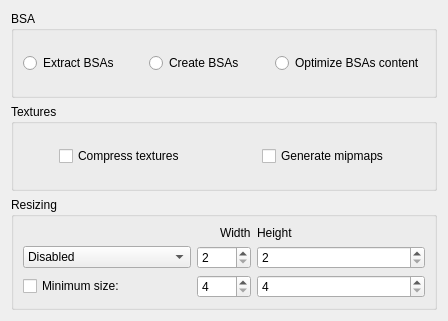
<?xml version="1.0" encoding="UTF-8"?>
<ui version="4.0">
 <class>IntermediateModeModule</class>
 <widget class="QWidget" name="IntermediateModeModule">
  <property name="geometry">
   <rect>
    <x>0</x>
    <y>0</y>
    <width>448</width>
    <height>321</height>
   </rect>
  </property>
  <property name="windowTitle">
   <string>Form</string>
  </property>
  <layout class="QVBoxLayout" name="verticalLayout">
   <item>
    <widget class="QGroupBox" name="BSAGroupBox">
     <property name="title">
      <string>BSA</string>
     </property>
     <layout class="QHBoxLayout" name="horizontalLayout">
      <item>
       <widget class="QRadioButton" name="BSAExtract">
        <property name="cursor">
         <cursorShape>WhatsThisCursor</cursorShape>
        </property>
        <property name="toolTip">
         <string>&lt;html&gt;&lt;head/&gt;&lt;body&gt;&lt;p&gt;Extracts all BSAs&lt;/p&gt;&lt;p&gt;&lt;br/&gt;Note: loose files are not overwritten by files in BSAs&lt;/p&gt;&lt;/body&gt;&lt;/html&gt;</string>
        </property>
        <property name="text">
         <string>Extract BSAs</string>
        </property>
       </widget>
      </item>
      <item>
       <widget class="QRadioButton" name="BSACreate">
        <property name="cursor">
         <cursorShape>WhatsThisCursor</cursorShape>
        </property>
        <property name="toolTip">
         <string>&lt;html&gt;&lt;head/&gt;&lt;body&gt;&lt;p&gt;Packs all loose files into BSAs&lt;/p&gt;&lt;/body&gt;&lt;/html&gt;</string>
        </property>
        <property name="text">
         <string>Create BSAs</string>
        </property>
       </widget>
      </item>
      <item>
       <widget class="QRadioButton" name="BSAProcessContent">
        <property name="cursor">
         <cursorShape>WhatsThisCursor</cursorShape>
        </property>
        <property name="toolTip">
         <string>&lt;html&gt;&lt;head/&gt;&lt;body&gt;&lt;p&gt;Directly optimize BSA content in memory, instead of extracting, processing and repacking. This is the recommended way to optimize files in BSAs&lt;/p&gt;&lt;/body&gt;&lt;/html&gt;</string>
        </property>
        <property name="text">
         <string>Optimize BSAs content</string>
        </property>
       </widget>
      </item>
     </layout>
    </widget>
   </item>
   <item>
    <widget class="QGroupBox" name="TexturesGroupBox">
     <property name="title">
      <string>Textures</string>
     </property>
     <layout class="QHBoxLayout" name="horizontalLayout_2">
      <item alignment="Qt::AlignHCenter">
       <widget class="QCheckBox" name="TexturesCompress">
        <property name="cursor">
         <cursorShape>WhatsThisCursor</cursorShape>
        </property>
        <property name="toolTip">
         <string>&lt;html&gt;&lt;head/&gt;&lt;body&gt;&lt;p&gt;Compresses uncompressed textures to the configured output format. It is recommended for SSE and FO4, but may highly decrease quality for other games.&lt;/p&gt;&lt;/body&gt;&lt;/html&gt;</string>
        </property>
        <property name="text">
         <string>Compress textures</string>
        </property>
       </widget>
      </item>
      <item alignment="Qt::AlignHCenter">
       <widget class="QCheckBox" name="TexturesMipmaps">
        <property name="cursor">
         <cursorShape>WhatsThisCursor</cursorShape>
        </property>
        <property name="toolTip">
         <string>&lt;html&gt;&lt;head/&gt;&lt;body&gt;&lt;p&gt;Generates mipmaps for textures, improving the performance at the cost of higher disk and vram usage.&lt;/p&gt;&lt;/body&gt;&lt;/html&gt;</string>
        </property>
        <property name="text">
         <string>Generate mipmaps</string>
        </property>
       </widget>
      </item>
     </layout>
    </widget>
   </item>
   <item>
    <widget class="QGroupBox" name="TexturesResizingGroupBox">
     <property name="toolTip">
      <string>&lt;html&gt;&lt;head/&gt;&lt;body&gt;&lt;p&gt;Resizes texture dimensions to the given sizes. Must result in texture dimensions expressed in powers of two, no less than 4x4.&lt;/p&gt;&lt;/body&gt;&lt;/html&gt;</string>
     </property>
     <property name="title">
      <string>Resizing</string>
     </property>
     <property name="checkable">
      <bool>false</bool>
     </property>
     <property name="checked">
      <bool>false</bool>
     </property>
     <layout class="QGridLayout" name="gridLayout">
      <item row="1" column="2" colspan="2">
       <widget class="QSpinBox" name="TexturesResizingWidth">
        <property name="sizePolicy">
         <sizepolicy hsizetype="MinimumExpanding" vsizetype="Fixed">
          <horstretch>0</horstretch>
          <verstretch>0</verstretch>
         </sizepolicy>
        </property>
        <property name="minimum">
         <number>2</number>
        </property>
        <property name="maximum">
         <number>4096</number>
        </property>
        <property name="singleStep">
         <number>2</number>
        </property>
       </widget>
      </item>
      <item row="2" column="2" colspan="2">
       <widget class="QSpinBox" name="TexturesResizingMinimumWidth">
        <property name="sizePolicy">
         <sizepolicy hsizetype="MinimumExpanding" vsizetype="Fixed">
          <horstretch>0</horstretch>
          <verstretch>0</verstretch>
         </sizepolicy>
        </property>
        <property name="minimum">
         <number>4</number>
        </property>
        <property name="maximum">
         <number>4096</number>
        </property>
       </widget>
      </item>
      <item row="0" column="5">
       <widget class="QLabel" name="label_16">
        <property name="sizePolicy">
         <sizepolicy hsizetype="Maximum" vsizetype="Maximum">
          <horstretch>0</horstretch>
          <verstretch>0</verstretch>
         </sizepolicy>
        </property>
        <property name="text">
         <string>Height</string>
        </property>
       </widget>
      </item>
      <item row="0" column="3">
       <widget class="QLabel" name="label_15">
        <property name="sizePolicy">
         <sizepolicy hsizetype="Maximum" vsizetype="Maximum">
          <horstretch>0</horstretch>
          <verstretch>0</verstretch>
         </sizepolicy>
        </property>
        <property name="text">
         <string>Width</string>
        </property>
       </widget>
      </item>
      <item row="1" column="5">
       <widget class="QSpinBox" name="TexturesResizingHeight">
        <property name="sizePolicy">
         <sizepolicy hsizetype="MinimumExpanding" vsizetype="Fixed">
          <horstretch>0</horstretch>
          <verstretch>0</verstretch>
         </sizepolicy>
        </property>
        <property name="minimum">
         <number>2</number>
        </property>
        <property name="maximum">
         <number>4096</number>
        </property>
        <property name="singleStep">
         <number>2</number>
        </property>
       </widget>
      </item>
      <item row="2" column="5">
       <widget class="QSpinBox" name="TexturesResizingMinimumHeight">
        <property name="sizePolicy">
         <sizepolicy hsizetype="MinimumExpanding" vsizetype="Fixed">
          <horstretch>0</horstretch>
          <verstretch>0</verstretch>
         </sizepolicy>
        </property>
        <property name="minimum">
         <number>4</number>
        </property>
        <property name="maximum">
         <number>4096</number>
        </property>
       </widget>
      </item>
      <item row="1" column="1">
       <widget class="QComboBox" name="TexturesResizingMode">
        <property name="sizePolicy">
         <sizepolicy hsizetype="MinimumExpanding" vsizetype="Fixed">
          <horstretch>0</horstretch>
          <verstretch>0</verstretch>
         </sizepolicy>
        </property>
        <property name="minimumSize">
         <size>
          <width>0</width>
          <height>0</height>
         </size>
        </property>
        <property name="maximumSize">
         <size>
          <width>16777215</width>
          <height>16777215</height>
         </size>
        </property>
        <item>
         <property name="text">
          <string>Disabled</string>
         </property>
        </item>
        <item>
         <property name="text">
          <string>By ratio</string>
         </property>
        </item>
        <item>
         <property name="text">
          <string>By fixed size</string>
         </property>
        </item>
       </widget>
      </item>
      <item row="2" column="1">
       <widget class="QCheckBox" name="TexturesResizingMinimumCheckBox">
        <property name="cursor">
         <cursorShape>WhatsThisCursor</cursorShape>
        </property>
        <property name="toolTip">
         <string>&lt;html&gt;&lt;head/&gt;&lt;body&gt;&lt;p&gt;Resizes texture dimensions to the given sizes. Must result in texture dimensions expressed in powers of two, no less than 4x4.&lt;/p&gt;&lt;/body&gt;&lt;/html&gt;</string>
        </property>
        <property name="text">
         <string>Minimum size:</string>
        </property>
       </widget>
      </item>
     </layout>
    </widget>
   </item>
  </layout>
 </widget>
 <resources/>
 <connections/>
</ui>
